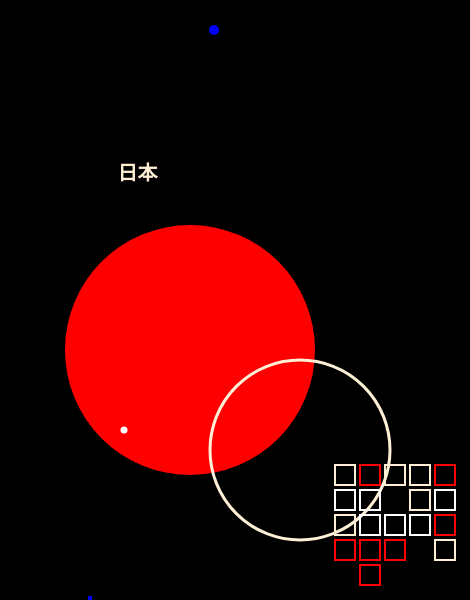
Frame 1 (no input)
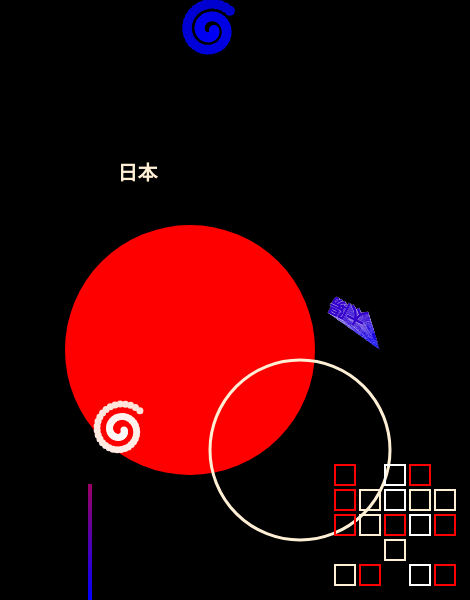
Frame 60 (no input)
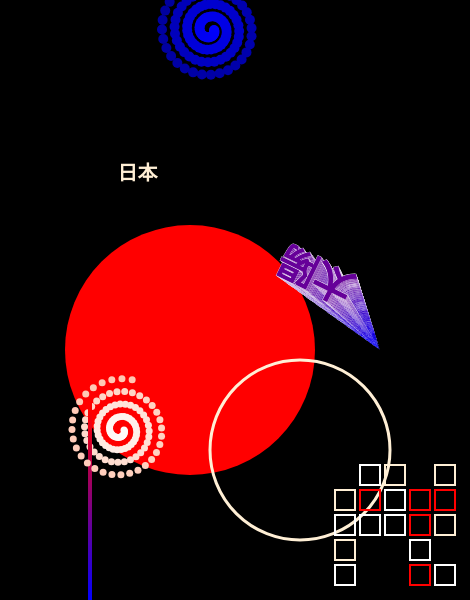
Frame 120 (the mouse pressed at the canvas centre since frame 60)

The p5.js sketch that drew these frames (run headless with seeded random() and noise() and a simulated clock; from frame 60 on, the mouse is pressed at the canvas centre):

// p5.js sketch
// ── sketch.js
/* this work is inspired by a contemporary Japanese manifesto,
but some fun variations are intentionally inserted */


/* Global variable: defined outside the blocks
  of code and usable in all functions. */
  
  /* Useful variables to create spirals.
    They will be used in draw (), but they are
    incremented from time to time */
    let angle  = 0;
    let scalar = 2;
    const speed = 0.2;


/* The setup() function is called once when the program starts.
  It's used to define initial environment properties */

function setup() {

// define workspace features (screen size, background color, mode)
  createCanvas(470, 600);
  background('black');
  rectMode(CENTER);
  angleMode(RADIANS);

// red big circle (color, stroke, size)
  fill('red');
  noStroke();
  circle(190, 350, 250);

// smaller circle (color, stroke, size)
  noFill();
  stroke('papayaWhip');
  strokeWeight(3);
  circle (300, 450, 180);

// fixed text (color, stroke, size, style, font, text)
  fill('papayaWhip');
  noStroke();
  textSize(20);
  textStyle('bold');
  textFont('montserrat'); 
  text ('日本', width / 4, 180);

}




/* The draw() function continuously executes the lines of code 
  contained inside its block until the program is stopped or noLoop() is called */

function draw() {

/* Two animated SPIRALS made up of circles 
  whose position (x,y) changes over time  */

  /* Local variable: defined in a code block 
    and usable only within the block or its sub-blocks.
    
    The position of the circles depends on the angle (cosine or sine)
    and the scalar value (both variable). 
    There are also two constants: the first added value affects the position
    of the entire spiral in the working space, while the last multiplied one
    affects the spiral step ('passo di spirale'). */

  let x = 120 + cos(angle) * scalar * 2;
  let y = 430 + sin(angle) * scalar * 2;
  
  // lerpColor blends two colors to find a third color somewhere between them
  let color1 = lerpColor(color('white'), color('orangeRed'), frameCount / 400);
  
  // use it as color for the first spiral, no stroke
  fill(color1);
  noStroke();

    circle (x, y, 7);


  // lerpColor again (different gradient for the other spiral)
  let color2 = lerpColor(color('blue'), color('black'), frameCount / 300);
  // use it as color for the second spiral
  fill(color2);
  noStroke();

    circle (x + 90, y - 400, 10, 20);

  // these two variables undergo an increase equal to the speed from time to time
  angle += speed;
  scalar += speed;



//rising LINE generated by the movement of a square with a chromatic gradient
  let color3 = lerpColor(color('blue'), color('red'), frameCount / 100);
  fill(color3);
  noStroke();
    const vel = 1.9 //speed
    square(90, 600 - frameCount * vel, 4);


// grid of SQUARES with random outline color
  let space = 25;
  const colorList = ['white', 'red', 'papayaWhip', 'black'];

  //squares separated horizontally and vertically by a space
    for (x = 345; x < 470; x += space) {
      for (y = 475; y < 600; y += space) {
      noFill();
      strokeWeight(2);
      let colorHex = random(colorList);
      stroke(color(colorHex));
      square(x, y, 20);}
    }

// start a new drawing state
  push();

  // transformations
    translate(width - 90, height - 250);
    rotate(3.6);
    scale(frameCount / 920);

  // chromatic gradient used to fill the text
    let color4 = lerpColor(color('blue'), color('red'), frameCount / 300);
    fill(color4);

    stroke('white');
    strokeWeight(5);
    textSize(300);
    textStyle('light');
    textFont('montserrat');
    text ("太陽", 400, 400);

// restore original state
    pop();


if (frameCount == 230) {

  //Game over text
  fill('red');
  strokeWeight(2);
  stroke('black');
  textSize(15);
  textStyle('light');
  textFont('Montserrat');
  text ('Game over   𖦹 ´ ᯅ ` 𖦹', width / 4, height - 20);

  //stop loop
  noLoop();

}

}
